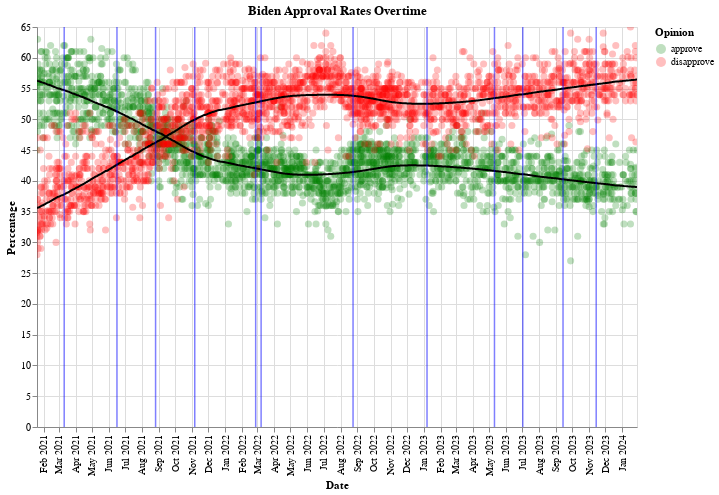

Source (notebook cell):
### Markdown cell above
### Creating Graph using Vega-Altaire

We used chatGBT to help us add smoothed lines of best fit as we were not able to do this

### Code cell
# Assume 'Biden_dataframe' is your DataFrame
df_long = pd.melt(Biden_dataframe, id_vars=['startDate'], value_vars=['approve', 'disapprove'],
                  var_name='Opinion', value_name='Percentage')

# Altair Chart for points with filled circles
chart_points = alt.Chart(df_long).mark_point(size=50, opacity=0.25, filled=True).encode(
    x=alt.X('startDate:T', axis=alt.Axis(tickCount='month', format='%b %Y', labelAngle=-90)),
    y=alt.Y('Percentage:Q', axis=alt.Axis(title='Percentage')),
    color=alt.Color('Opinion:N', scale=alt.Scale(domain=['approve', 'disapprove'], range=['green', 'red']), legend=alt.Legend(title='Opinion')),
).properties(
    title='Biden Approval Rates Overtime',
    width=600,
    height=400
)

# Adding smoothed lines of best fit using Chatgbt 

loess_smoothed = df_long.groupby(['Opinion', 'startDate']).mean().reset_index()
loess_smoothed['smoothed'] = loess_smoothed.groupby('Opinion')['Percentage'].transform(lambda x: sm.nonparametric.lowess(x, range(len(x)), frac=0.3)[:, 1])

chart_lines = alt.Chart(loess_smoothed).mark_line(color='black').encode(
    x=alt.X('startDate:T', axis=alt.Axis(tickCount='month', format='%b %Y', labelAngle=-90), title='Date'),
    y=alt.Y('smoothed:Q', axis=alt.Axis(title='Percentage')),
    detail='Opinion:N'
)


# adding event lines 
vertical_lines = alt.Chart(events_data).mark_rule(color='blue', strokeWidth=1.5,opacity=0.5).encode(
    x='Date:T',
    tooltip=['Event:N'],
)

# adding all the componenets of the graph together
Biden_Approval_Rates_Overtime = alt.layer(chart_points, chart_lines, vertical_lines).interactive()


Biden_Approval_Rates_Overtime

### Figure 1 — Vega-Lite specification as saved in the notebook (floating-point values rounded to 4 significant figures; data arrays with more than 128 entries replaced by an {"elided": "..."} marker saying what was removed)
{"config": {"view": {"continuousWidth": 300, "continuousHeight": 300}}, "layer": [{"data": {"name": "data-f4cc5fd658dd09f3cf57ca548b75b7ed"}, "mark": {"type": "point", "filled": true, "opacity": 0.25, "size": 50}, "encoding": {"color": {"field": "Opinion", "legend": {"title": "Opinion"}, "scale": {"domain": ["approve", "disapprove"], "range": ["green", "red"]}, "type": "nominal"}, "x": {"axis": {"format": "%b %Y", "labelAngle": -90, "tickCount": "month"}, "field": "startDate", "type": "temporal"}, "y": {"axis": {"title": "Percentage"}, "field": "Percentage", "type": "quantitative"}}, "name": "view_1", "title": "Biden Approval Rates Overtime"}, {"data": {"name": "data-ba0f636e7e8c42ebd839692342dc9607"}, "mark": {"type": "line", "color": "black"}, "encoding": {"detail": {"field": "Opinion", "type": "nominal"}, "x": {"axis": {"format": "%b %Y", "labelAngle": -90, "tickCount": "month"}, "field": "startDate", "title": "Date", "type": "temporal"}, "y": {"axis": {"title": "Percentage"}, "field": "smoothed", "type": "quantitative"}}}, {"data": {"name": "data-afa0643db230eb385b485ec1746f9c14"}, "mark": {"type": "rule", "color": "blue", "opacity": 0.5, "strokeWidth": 1.5}, "encoding": {"tooltip": [{"field": "Event", "type": "nominal"}], "x": {"field": "Date", "type": "temporal"}}}], "height": 400, "params": [{"name": "param_1", "select": {"type": "interval", "encodings": ["x", "y"]}, "bind": "scales", "views": ["view_1"]}], "width": 600, "$schema": "https://vega.github.io/schema/vega-lite/v5.16.3.json", "datasets": {"data-f4cc5fd658dd09f3cf57ca548b75b7ed": {"elided": "4842 records"}, "data-ba0f636e7e8c42ebd839692342dc9607": {"elided": "1882 records"}, "data-afa0643db230eb385b485ec1746f9c14": [{"Date": "2021-06-16", "Event": "Geneva Summit with Putin"}, {"Date": "2021-03-11", "Event": "American Rescue Plan"}, {"Date": "2021-11-06", "Event": "Infrastructure Investment and Jobs Act Signed"}, {"Date": "2021-08-26", "Event": "Hurricane Ida"}, {"Date": "2022-03-08", "Event": "Ban on Russian energy imports"}, {"Date": "2022-08-24", "Event": "Student Loan forgiveness plan"}, {"Date": "2022-02-26", "Event": "Trump sides with Putin as Biden tries to stop a war"}, {"Date": "2023-05-11", "Event": "Title 42 expires as federal government tries to handle migration"}, {"Date": "2023-09-14", "Event": "Hunter Biden indicted by federal prosecutors on gun charges"}, {"Date": "2023-11-14", "Event": "Biden met with Chinese leader Xi Jinping"}, {"Date": "2023-07-2", "Event": "Interest rates jump to highest levels in 22 years"}, {"Date": "2023-01-07", "Event": "Republicans take majority in the House of Representatives for the first time in four years"}]}}
